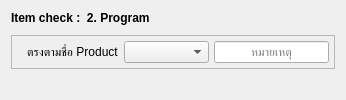
                                 <widget class="QWidget" name="tab_2">
                                  <attribute name="title">
                                   <string>2.Program</string>
                                  </attribute>
                                  <layout class="QHBoxLayout" name="horizontalLayout_16">
                                   <item alignment="Qt::AlignTop">
                                    <widget class="QWidget" name="widget_14" native="true">
                                     <property name="sizePolicy">
                                      <sizepolicy hsizetype="Expanding" vsizetype="Expanding">
                                       <horstretch>0</horstretch>
                                       <verstretch>0</verstretch>
                                      </sizepolicy>
                                     </property>
                                     <layout class="QVBoxLayout" name="verticalLayout_12">
                                      <property name="spacing">
                                       <number>10</number>
                                      </property>
                                      <property name="leftMargin">
                                       <number>0</number>
                                      </property>
                                      <property name="topMargin">
                                       <number>0</number>
                                      </property>
                                      <property name="rightMargin">
                                       <number>0</number>
                                      </property>
                                      <property name="bottomMargin">
                                       <number>0</number>
                                      </property>
                                      <item>
                                       <widget class="QLabel" name="label_19">
                                        <property name="font">
                                         <font>
                                          <family>Tahoma</family>
                                          <pointsize>9</pointsize>
                                          <bold>true</bold>
                                         </font>
                                        </property>
                                        <property name="text">
                                         <string>Item check :  2. Program</string>
                                        </property>
                                       </widget>
                                      </item>
                                      <item>
                                       <widget class="QFrame" name="frame_7">
                                        <property name="frameShape">
                                         <enum>QFrame::StyledPanel</enum>
                                        </property>
                                        <property name="frameShadow">
                                         <enum>QFrame::Raised</enum>
                                        </property>
                                        <layout class="QHBoxLayout" name="horizontalLayout_17">
                                         <property name="spacing">
                                          <number>5</number>
                                         </property>
                                         <property name="leftMargin">
                                          <number>15</number>
                                         </property>
                                         <property name="topMargin">
                                          <number>5</number>
                                         </property>
                                         <property name="rightMargin">
                                          <number>5</number>
                                         </property>
                                         <property name="bottomMargin">
                                          <number>5</number>
                                         </property>
                                         <item alignment="Qt::AlignLeft">
                                          <widget class="QLabel" name="label_15">
                                           <property name="sizePolicy">
                                            <sizepolicy hsizetype="Expanding" vsizetype="Expanding">
                                             <horstretch>0</horstretch>
                                             <verstretch>0</verstretch>
                                            </sizepolicy>
                                           </property>
                                           <property name="font">
                                            <font>
                                             <family>Tahoma</family>
                                             <pointsize>9</pointsize>
                                             <bold>false</bold>
                                            </font>
                                           </property>
                                           <property name="text">
                                            <string>ตรงตามชื่อ Product</string>
                                           </property>
                                          </widget>
                                         </item>
                                         <item>
                                          <widget class="QComboBox" name="comboBox_3">
                                           <property name="sizePolicy">
                                            <sizepolicy hsizetype="Preferred" vsizetype="Preferred">
                                             <horstretch>0</horstretch>
                                             <verstretch>0</verstretch>
                                            </sizepolicy>
                                           </property>
                                           <property name="minimumSize">
                                            <size>
                                             <width>84</width>
                                             <height>20</height>
                                            </size>
                                           </property>
                                           <item>
                                            <property name="text">
                                             <string/>
                                            </property>
                                           </item>
                                           <item>
                                            <property name="text">
                                             <string>Pass</string>
                                            </property>
                                           </item>
                                           <item>
                                            <property name="text">
                                             <string>Not pass</string>
                                            </property>
                                           </item>
                                           <item>
                                            <property name="text">
                                             <string>Not check</string>
                                            </property>
                                           </item>
                                          </widget>
                                         </item>
                                         <item>
                                          <widget class="QLineEdit" name="lineEdit_6">
                                           <property name="sizePolicy">
                                            <sizepolicy hsizetype="Preferred" vsizetype="Preferred">
                                             <horstretch>0</horstretch>
                                             <verstretch>0</verstretch>
                                            </sizepolicy>
                                           </property>
                                           <property name="minimumSize">
                                            <size>
                                             <width>115</width>
                                             <height>20</height>
                                            </size>
                                           </property>
                                           <property name="font">
                                            <font>
                                             <family>Tahoma</family>
                                             <pointsize>9</pointsize>
                                             <bold>false</bold>
                                            </font>
                                           </property>
                                           <property name="alignment">
                                            <set>Qt::AlignCenter</set>
                                           </property>
                                           <property name="placeholderText">
                                            <string>หมายเหตุ</string>
                                           </property>
                                          </widget>
                                         </item>
                                        </layout>
                                       </widget>
                                      </item>
                                     </layout>
                                    </widget>
                                   </item>
                                  </layout>
                                 </widget>
